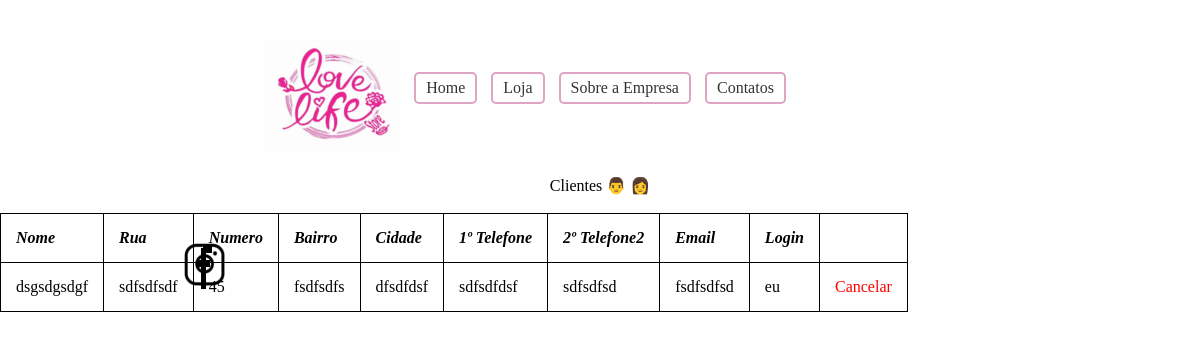
The app's page /Clientes.php with its own data.
### tables this page shows
CREATE TABLE `Clientes` (
  `ID_Clientes` int(11) NOT NULL AUTO_INCREMENT,
  `Nome` varchar(100) DEFAULT NULL,
  `Rua` varchar(100) DEFAULT NULL,
  `Numero` varchar(4) DEFAULT NULL,
  `Bairro` varchar(100) DEFAULT NULL,
  `Cidade` varchar(50) DEFAULT NULL,
  `Telefone1` varchar(15) DEFAULT NULL,
  `Telefone2` varchar(15) DEFAULT NULL,
  `Email` varchar(50) DEFAULT NULL,
  `Login` varchar(50) DEFAULT NULL,
  `Senha` varchar(200) DEFAULT NULL,
  PRIMARY KEY (`ID_Clientes`),
  UNIQUE KEY `Login` (`Login`)
);

### Clientes.php (the view, shortened to what this page needs)
<html>
    <head>
        <link rel="stylesheet" type="text/css"  href="lovelifestore.css" />
    </head>
    <body>
    <header class="header-home">
        <a href="Home.html"><img src="Imagens/Logo.png" id="Logo"></a>
        <br><br><br><br>
        <ul class="menu">
            <li><center><a href="Home.html">Home</a></center></li>
            <li><center><a href="Loja.html">Loja</a></center></li>
            <li><center><a href="Sobre a Empresa.html">Sobre a Empresa</a></center></li>
            <li><center><a href="Contatos.html">Contatos</a></center></li>
        </ul>
    </header>
    <?php
    $res = mysql_query("SELECT * FROM Clientes");
    echo "<table>
        <br><br><br><br>
        <center><legend>Clientes 👨 👩</legend></center><br>
        <tr><td><b><i>Nome</td></i></b>
        <td><b><i>Rua</td></i></b>
        <td><b><i>Numero</td></i></b>
        <td><b><i>Bairro</td></i></b>
        <td><b><i>Cidade</td></i></b>
        <td><b><i>1º Telefone</td> </i></b>
        <td><b><i>2º Telefone2</td></i></b>
        <td><b><i>Email</td></i></b>
        <td><b><i>Login</td></i></b>
     </tr>";
    while ($escrever = mysql_fetch_array($res)) {
        echo "<tr><td>" . $escrever['Nome'] . "</td><td>" . $escrever['Rua'] . "</td><td>" . $escrever['Numero'] .
        "</td><td>" . $escrever['Bairro'] . "</td><td>" . $escrever['Cidade'] . "</td><td>" . $escrever['Telefone1'] .
        "</td><td>" . $escrever['Telefone2'] . "</td><td>" . $escrever['Email'] . "</td><td>" . $escrever['Login'] .
         "<td><a style='color:red' href='Excluir.php?Pedido=".$escrever['ID_Clientes']."'>Cancelar</a></td></td>".       "</tr>";
    }
    echo "</table>";
    ?>
    <div id="redesociais">
        <a href=https://goo.gl/mLLJEx><img src="Rede Social/Instagram.png" id="instagram"></a>
    </div>
</body>
</html>

### lovelifestore.css (style rules this page uses)
* { margin: 0; padding: 0; }
body { font-family: "trebuchet ms"; }
a { text-decoration: none; color: #000; }
.menu li a { color:#333; text-decoration:none; padding:5px 10px; display:inline-block; }
ul.menu { text-align: center; left:20%; top:10%; }
ul.menu li { display: inline-block; margin: 0 5px; border: 2px solid #dfa3c4; border-radius: 5px; }
div { position:absolute; left:15%; top:30%; }
#instagram { position:absolute; left:40%; top:62%; }
#Logo { position:absolute; left:22%; top:5%; }

### Clientes.php (style rules this page uses)
table, th, td { border: 1px solid black; border-collapse: collapse; }
th, td { padding: 15px; }

### records on screen
clientes: Nome "dsgsdgsdgf", Rua "sdfsdfsdf", Bairro "fsdfsdfs", Cidade "dfsdfdsf", Telefone1 "sdfsdfdsf", Telefone2 "sdfsdfsd", Email "fsdfsdfsd", Login "eu"
